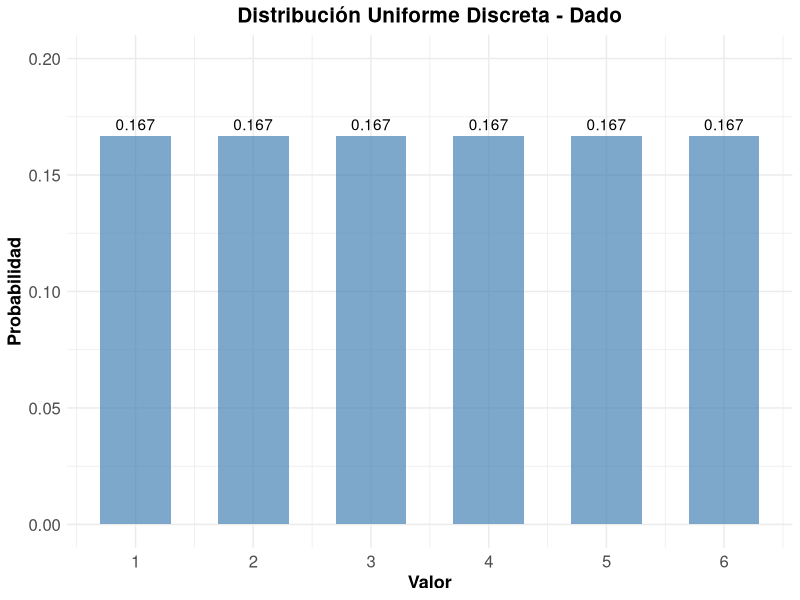
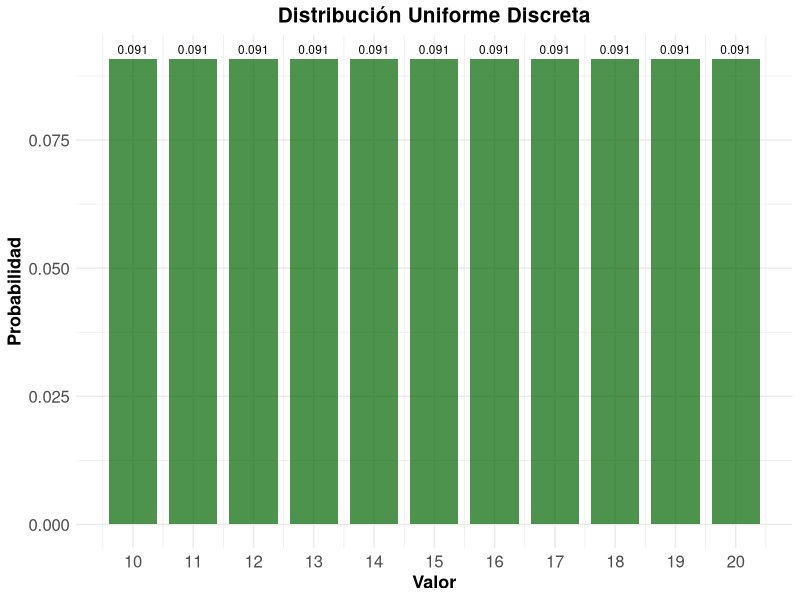
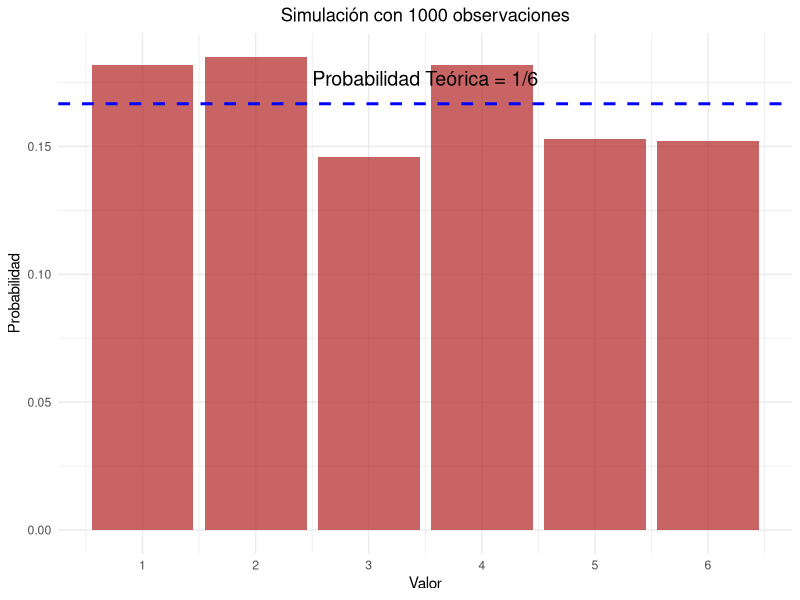
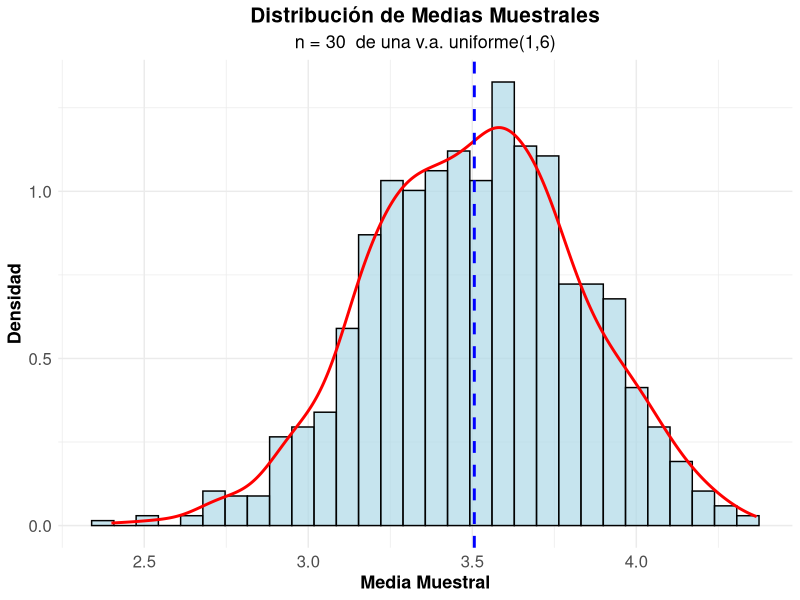

Source code (R) for these figures, in order:
## ---- chunk 1
#| label: setup
#| include: false
library(tidyverse)
library(kableExtra)
library(gridExtra)
## ---- chunk 2
#| code-fold: true
#| label: dado-ejemplo

# Parámetros del dado
x_1 <- 1
x_6 <- 6
valores <- x_1:x_6
probabilidades <- rep(1/length(valores), length(valores))

# Crear data frame
dado_data <- data.frame(
  Valor = valores,
  Probabilidad = probabilidades
)

# Mostrar tabla
kable(dado_data, 
      caption = "Distribución de probabilidad de un dado",
      align = "cc") %>%
  kable_styling(bootstrap_options = "striped")
## ---- chunk 3
#| code-fold: true
#| label: parametros-dado
# Media
media <- sum(dado_data$Valor)/length(dado_data$Valor)
cat("Media:", media, "\n")

# Varianza
varianza <- sum((dado_data$Valor- media)^2)/length(dado_data$Valor)
cat("Varianza:", varianza, "\n")

# Desviación estándar
desv_std <- sqrt(varianza)
cat("Desviación estándar:", round(desv_std, 4), "\n")
## ---- chunk 4
#| code-fold: true
#| label: grafico-dado
#| fig-cap: "Función de probabilidad de un dado"

ggplot(dado_data, aes(x = Valor, y = Probabilidad)) +
  geom_col(fill = "steelblue", alpha = 0.7, width = 0.6) +
  geom_text(aes(label = round(Probabilidad, 3)), vjust = -0.5) +
  scale_x_continuous(breaks = valores) +
  scale_y_continuous(limits = c(0, 0.20)) +
  labs(title = "Distribución Uniforme Discreta - Dado",
       x = "Valor",
       y = "Probabilidad") +
  theme_minimal() +
  theme(
    legend.title = element_text(size=13, face="bold"),
    legend.text = element_text(size=13),
    plot.title = element_text(size=15, face="bold", hjust = 0.5),
    plot.subtitle = element_text(size=13, hjust = 0.5),
    axis.text.x=element_text(size=12),
    axis.text.y=element_text(size=12),
    axis.title.x = element_text(face="bold", size=13),
    axis.title.y = element_text(face="bold", size=13)
    # panel.grid.major.y = element_line(color = "#ECF0F1", linewidth = 0.5,
    #   linetype = "dashed"),
    # panel.grid.minor.y = element_blank(),
    # panel.grid.major.x = element_blank(),
    # panel.background = element_rect(fill = "#FAFAFA", color = NA),
    # plot.background = element_rect(fill = "white", color = NA)
  )
## ---- chunk 5
#| code-fold: true
#| label: ejemplo-numeros

x2_1 <- 10
x2_n <- 20
valores2 <- x2_1:x2_n
probabilidades2 <- rep(1/(length(valores2)), length(valores2))

# Data_frame
data2 <- data.frame(
  Valor = valores2,
  Probabilidad = probabilidades2
)

# Parámetros estadísticos
media2 <- mean(data2$Valor)
varianza2 <- sum((data2$Valor - media2)^2)/length(data2$Valor)
desv_std2 <- sqrt(varianza2)

cat("Media:", media2, "\n")
cat("Varianza:", round(varianza2, 4), "\n")
cat("Desviación estándar:", round(desv_std2, 4), "\n")
## ---- chunk 6
#| label: grafico-numeros
#| code-fold: true
#| fig-align: "center"
#| fig-cap: "Distribución uniforme discreta entre 10 y 20"


ggplot(data2, aes(x = Valor, y = Probabilidad)) +
  geom_col(fill = "darkgreen", alpha = 0.7, width = 0.8) +
  geom_text(aes(label = round(Probabilidad, 3)), 
            vjust = -0.5, size = 3) +
  scale_x_continuous(breaks = seq(10, 20, 1)) +
  labs(title = "Distribución Uniforme Discreta",
       x = "Valor",
       y = "Probabilidad") +
  theme_minimal() +
  theme(
    legend.title = element_text(size=13, face="bold"),
    legend.text = element_text(size=13),
    plot.title = element_text(size=15, face="bold", hjust = 0.5),
    plot.subtitle = element_text(size=13, hjust = 0.5),
    axis.text.x=element_text(size=12),
    axis.text.y=element_text(size=12),
    axis.title.x = element_text(face="bold", size=13),
    axis.title.y = element_text(face="bold", size=13)
    # panel.grid.major.y = element_line(color = "#ECF0F1", linewidth = 0.5,
    #   linetype = "dashed"),
    # panel.grid.minor.y = element_blank(),
    # panel.grid.major.x = element_blank(),
    # panel.background = element_rect(fill = "#FAFAFA", color = NA),
    # plot.background = element_rect(fill = "white", color = NA)
  )
## ---- chunk 7
#| code-fold: true
#| label: simulacion

# Generar 1000 números aleatorios
n_sim <- 1000
muestra <- sample(1:6, n_sim, replace = TRUE)

# Frecuencias observadas
freq_obs <- table(muestra)
freq_rel <- prop.table(freq_obs)

# Comparar con probabilidades teóricas
comparacion <- data.frame(
  Valor = 1:6,
  Prob_Teorica = rep(1/6, 6),
  Freq_Observada = as.numeric(freq_rel)
)

kable(comparacion, 
      caption = "Comparación entre probabilidades teóricas y observadas",
      col.names = c("Valor", "Prob. Teórica", "Freq. Observada"),
      digits = 4) |> 
  kable_styling(bootstrap_options = "striped")
## ---- chunk 8
#| code-fold: true
#| label: grafico-simulacion
#| fig-width: 8
#| fig-height: 6
#| fig-align: "center"
#| fig-cap: "Comparación entre distribución teórica y simulada"



ggplot(comparacion) +
  geom_col(aes(x=Valor, y=Freq_Observada),alpha = 0.7, fill="firebrick") +
  scale_x_continuous(breaks = 1:6) +
  geom_hline(yintercept = 1/6, color = "blue", linetype = "dashed", linewidth = 1) +
  annotate("text", x=3.5, y=1/6 + 0.01, label="Probabilidad Teórica = 1/6", color = "black", size=5) +
  labs(title = paste("Simulación con", n_sim, "observaciones"),
       x = "Valor",
       y = "Probabilidad") +
  theme_minimal() +
  theme(plot.title = element_text(hjust = 0.5),
        legend.position = "bottom")
## ---- chunk 9
#| code-fold: true
#| label: limite-central
#| fig-width: 8
#| fig-height: 6
#| fig-align: "center"
#| fig-cap: "Verificación del Teorema Central del Límite"
# Simular medias muestrales

k_muestra <- 1000
n_muestra <- 30

medias_muestrales <- replicate(k_muestra, {
  muestra <- sample(1:6, n_muestra, replace = TRUE)
  mean(muestra)
})

# Crear histograma
hist_data <- data.frame(Medias = medias_muestrales)

ggplot(hist_data) +
  geom_histogram(aes(x=Medias, after_stat(density)), bins = 30, 
                 fill = "lightblue", alpha = 0.7, color = "black") +
  geom_density(aes(x = Medias), color = "red", linewidth = 1) +
  geom_vline(xintercept = mean(medias_muestrales), 
             color = "blue", linetype = "dashed", linewidth = 1) +
  labs(title = "Distribución de Medias Muestrales",
       subtitle = paste("n =", n_muestra, " de una v.a. uniforme(1,6)"),
       x = "Media Muestral",
       y = "Densidad") +
  theme_minimal() +
  theme(
    legend.title = element_text(size=13, face="bold"),
    legend.text = element_text(size=13),
    plot.title = element_text(size=15, face="bold", hjust = 0.5),
    plot.subtitle = element_text(size=13, hjust = 0.5),
    axis.text.x=element_text(size=12),
    axis.text.y=element_text(size=12),
    axis.title.x = element_text(face="bold", size=13),
    axis.title.y = element_text(face="bold", size=13)
    # panel.grid.major.y = element_line(color = "#ECF0F1", linewidth = 0.5,
    #   linetype = "dashed"),
    # panel.grid.minor.y = element_blank(),
    # panel.grid.major.x = element_blank(),
    # panel.background = element_rect(fill = "#FAFAFA", color = NA),
    # plot.background = element_rect(fill = "white", color = NA)
  )

# Estadísticas
cat("Media teórica:", (1+6)/2, "\n")
cat("Media observada:", round(mean(medias_muestrales), 4), "\n")
cat("Varianza teórica de la media:", round(((6-1+1)^2-1)/12/n_muestra, 4), "\n")
cat("Varianza observada de la media:", round(var(medias_muestrales), 4), "\n")
## ---- chunk 10
set.seed(101)
n_obs <- 500
muestras_unif <- sample(0:4, n_obs, replace = TRUE)
freq_obs <- table(muestras_unif) / n_obs
comparacion_ex1 <- data.frame(
  Valor = 0:4,
  Teorica = rep(1/5, 5),
  Observada = as.numeric(freq_obs)
)
kable(comparacion_ex1, caption = "Frecuencias observadas vs teóricas (Uniforme {0,1,2,3,4})", digits = 4) |>
  kable_styling(bootstrap_options = "striped")
## ---- chunk 11
set.seed(102)
k_m <- 1000
n_m <- 50
medias_ex2 <- replicate(k_m, {
  mean(sample(1:10, n_m, replace = TRUE))
})
cat("Media teórica:", mean(1:10), "| Media observada:", round(mean(medias_ex2), 4), "\n")
cat("Varianza teórica de la media:", ((10-1+1)^2 - 1)/12 / n_m, "| Varianza observada:", round(var(medias_ex2), 4), "\n")
